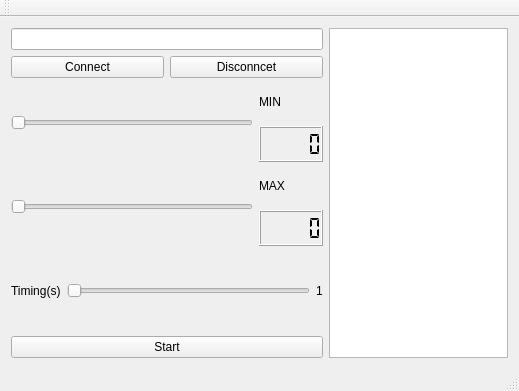
<?xml version="1.0" encoding="UTF-8"?>
<ui version="4.0">
 <class>MainWindow</class>
 <widget class="QMainWindow" name="MainWindow">
  <property name="geometry">
   <rect>
    <x>0</x>
    <y>0</y>
    <width>519</width>
    <height>391</height>
   </rect>
  </property>
  <property name="windowTitle">
   <string>MainWindow</string>
  </property>
  <widget class="QWidget" name="centralWidget">
   <layout class="QVBoxLayout" name="verticalLayout_5">
    <item>
     <layout class="QHBoxLayout" name="horizontalLayout_7" stretch="70,40">
      <item>
       <layout class="QVBoxLayout" name="verticalLayout_4">
        <item>
         <layout class="QVBoxLayout" name="verticalLayout">
          <item>
           <widget class="QLineEdit" name="lineEdit_ip"/>
          </item>
          <item>
           <layout class="QHBoxLayout" name="horizontalLayout">
            <item>
             <widget class="QPushButton" name="pushButton_Connect">
              <property name="text">
               <string>Connect</string>
              </property>
             </widget>
            </item>
            <item>
             <widget class="QPushButton" name="pushButton_Disconnect">
              <property name="text">
               <string>Disconncet</string>
              </property>
             </widget>
            </item>
           </layout>
          </item>
         </layout>
        </item>
        <item>
         <layout class="QHBoxLayout" name="horizontalLayout_6">
          <item>
           <widget class="QSlider" name="horizontalSlider_Min">
            <property name="orientation">
             <enum>Qt::Horizontal</enum>
            </property>
           </widget>
          </item>
          <item>
           <layout class="QVBoxLayout" name="verticalLayout_2">
            <item>
             <widget class="QLabel" name="label_3">
              <property name="text">
               <string>MIN</string>
              </property>
             </widget>
            </item>
            <item>
             <widget class="QLCDNumber" name="lcdNumber_Min">
              <property name="segmentStyle">
               <enum>QLCDNumber::Flat</enum>
              </property>
             </widget>
            </item>
           </layout>
          </item>
         </layout>
        </item>
        <item>
         <layout class="QHBoxLayout" name="horizontalLayout_5">
          <item>
           <widget class="QSlider" name="horizontalSlider_Max">
            <property name="orientation">
             <enum>Qt::Horizontal</enum>
            </property>
           </widget>
          </item>
          <item>
           <layout class="QVBoxLayout" name="verticalLayout_3">
            <item>
             <widget class="QLabel" name="label_2">
              <property name="text">
               <string>MAX</string>
              </property>
             </widget>
            </item>
            <item>
             <widget class="QLCDNumber" name="lcdNumber_Max">
              <property name="segmentStyle">
               <enum>QLCDNumber::Flat</enum>
              </property>
             </widget>
            </item>
           </layout>
          </item>
         </layout>
        </item>
        <item>
         <layout class="QHBoxLayout" name="horizontalLayout_4">
          <item>
           <layout class="QHBoxLayout" name="horizontalLayout_3">
            <item>
             <widget class="QLabel" name="label">
              <property name="text">
               <string>Timing(s)</string>
              </property>
             </widget>
            </item>
            <item>
             <widget class="QSlider" name="horizontalSlider_Time">
              <property name="minimum">
               <number>1</number>
              </property>
              <property name="maximum">
               <number>10</number>
              </property>
              <property name="orientation">
               <enum>Qt::Horizontal</enum>
              </property>
             </widget>
            </item>
           </layout>
          </item>
          <item>
           <widget class="QLabel" name="label_4">
            <property name="text">
             <string>1</string>
            </property>
           </widget>
          </item>
         </layout>
        </item>
        <item>
         <layout class="QHBoxLayout" name="horizontalLayout_2">
          <item>
           <widget class="QPushButton" name="pushButton_Start">
            <property name="text">
             <string>Start</string>
            </property>
           </widget>
          </item>
         </layout>
        </item>
       </layout>
      </item>
      <item>
       <widget class="QListWidget" name="listWidget_lista"/>
      </item>
     </layout>
    </item>
   </layout>
  </widget>
  <widget class="QMenuBar" name="menuBar">
   <property name="geometry">
    <rect>
     <x>0</x>
     <y>0</y>
     <width>519</width>
     <height>21</height>
    </rect>
   </property>
  </widget>
  <widget class="QToolBar" name="mainToolBar">
   <attribute name="toolBarArea">
    <enum>TopToolBarArea</enum>
   </attribute>
   <attribute name="toolBarBreak">
    <bool>false</bool>
   </attribute>
  </widget>
  <widget class="QStatusBar" name="statusBar"/>
 </widget>
 <layoutdefault spacing="6" margin="11"/>
 <resources/>
 <connections>
  <connection>
   <sender>horizontalSlider_Min</sender>
   <signal>valueChanged(int)</signal>
   <receiver>lcdNumber_Min</receiver>
   <slot>display(int)</slot>
   <hints>
    <hint type="sourcelabel">
     <x>69</x>
     <y>177</y>
    </hint>
    <hint type="destinationlabel">
     <x>228</x>
     <y>186</y>
    </hint>
   </hints>
  </connection>
  <connection>
   <sender>horizontalSlider_Max</sender>
   <signal>valueChanged(int)</signal>
   <receiver>lcdNumber_Max</receiver>
   <slot>display(int)</slot>
   <hints>
    <hint type="sourcelabel">
     <x>165</x>
     <y>245</y>
    </hint>
    <hint type="destinationlabel">
     <x>230</x>
     <y>245</y>
    </hint>
   </hints>
  </connection>
  <connection>
   <sender>horizontalSlider_Time</sender>
   <signal>valueChanged(int)</signal>
   <receiver>label_4</receiver>
   <slot>setNum(int)</slot>
   <hints>
    <hint type="sourcelabel">
     <x>229</x>
     <y>327</y>
    </hint>
    <hint type="destinationlabel">
     <x>287</x>
     <y>315</y>
    </hint>
   </hints>
  </connection>
 </connections>
</ui>
